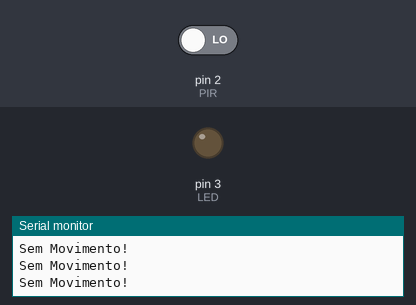
Bench run of a sketch on a simulated Arduino Uno, built with avr-gcc and run on an emulated ATmega328P. Parts: output pins drawn as LEDs (lit = HIGH), the last lines printed to the serial monitor. The test bench sets the inputs (shaded band); at power-on: pin 2 (PIR) LOW.

Above: at 10.8 s.
10.9 s: pin 2 (PIR) driven HIGH
At 15.8 s:
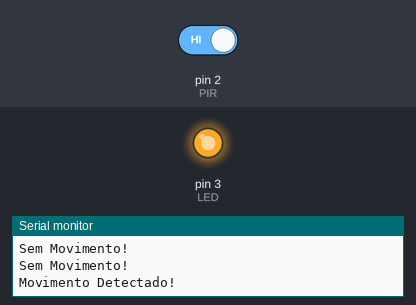
16.9 s: pin 2 (PIR) driven LOW
At 20.8 s:
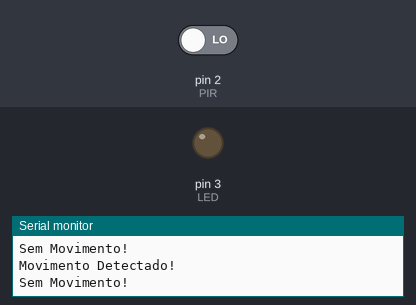
Timing chart, 0 to 22.3 s (numbered marks = the images above; inputs shaded):
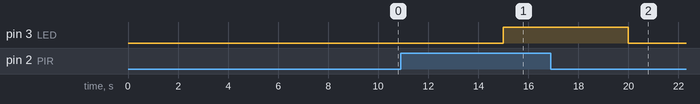

Measured:
- after the input at 10.9 s, pin 3 (LED): LOW → HIGH after 4.1 s
- after the input at 16.9 s, pin 3 (LED): HIGH → LOW after 3.1 s

The sketch:

PIR_light_bulb.ino
```cpp
// C++ code
#define PIR 2
#define LED 3


void setup()
{
  pinMode(PIR, INPUT);
  pinMode(LED, OUTPUT);
  Serial.begin(9600);
}

void loop()
{
  if (digitalRead(PIR)) {
  	digitalWrite(LED, HIGH);
    Serial.println("Movimento Detectado!");
  } else {
  	digitalWrite(LED, LOW);
    Serial.println("Sem Movimento!");
  }
  delay(5000);
}
```
